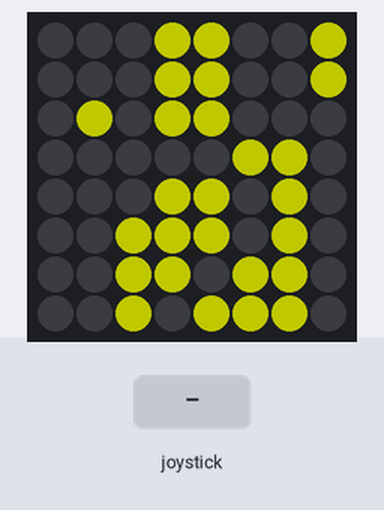
Bench run of a program on a simulated Raspberry Pi (BCM pin numbers) with a Sense HAT. Parts: the Sense HAT's 8×8 RGB LED matrix. The inputs (shaded band) are chosen by the test bench. Dim RGB values are drawn brighter than linear; random numbers come from a fixed seed. At 10.1 s the program stops and its outputs stay as they are.

Above: at 2.1 s.
At 9.4 s:
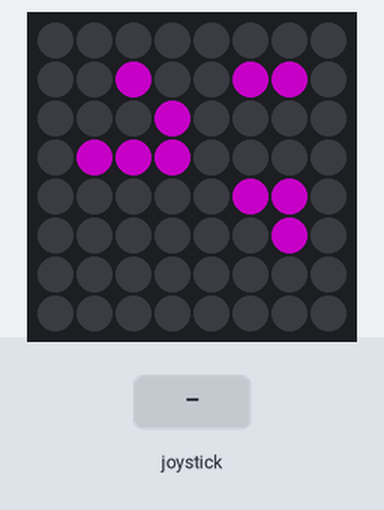
9.5 s: joystick pushed up
At 11.0 s:
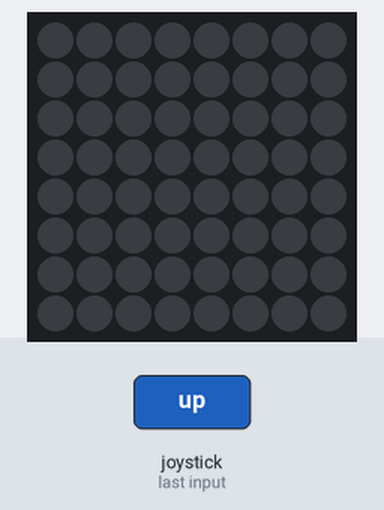
Timing chart, 0 to 11.6 s (numbered marks = the images above; inputs shaded):
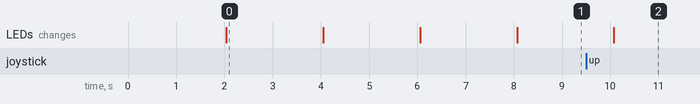

Measured:
- what the display in image 0 shows lasts 2.1 s, from 2.0 s to 4.1 s

The program:

life.py
```python
from sense_hat import SenseHat
import signal
import sys
import time
import random


sense = SenseHat()

BRIGHTNESS = 100
RED = (BRIGHTNESS, 0, 0)
YELLOW = (BRIGHTNESS, BRIGHTNESS, 0)
GREEN = (0, BRIGHTNESS, 0)
BLUE = (0, 0, BRIGHTNESS)
PURPLE = (BRIGHTNESS, 0, BRIGHTNESS)
COLOURS = (RED, YELLOW, GREEN, BLUE, PURPLE)
BLACK = (0, 0, 0)

BOARD_WIDTH = 8
BOARD_HEIGHT = 8
BOARD_SIZE = BOARD_WIDTH * BOARD_HEIGHT


def signal_handler(my_signal, temp):
   sense.clear()
   sys.exit(0)


# Place the initial life forms on the board
def init_life_board(the_board):
    the_board.clear()
    for index in range(BOARD_SIZE):
         number = random.randrange(0,4)
         if number == 3:
            the_board.append(True)
         else:
            the_board.append(False)


# Set the LED lights to match the matrix of
# life forms.
def draw_board(the_board, my_colour):
   board_index = 0
   use_colour = BLACK

   for row in range(BOARD_HEIGHT):
       for column in range(BOARD_WIDTH):
           if the_board[board_index]:
              use_colour = my_colour
           else:
              use_colour = BLACK
           sense.set_pixel(column, row, use_colour)
           board_index += 1


# Apply the rules for the game of Life
# using the values (True/False) in old_board
# and constructing a new board to return.
# Rules:
# 1. If a cell is On and has fewer than 2 neighbours, it turns Off.
# 2. If a cell is On and has two or three neighbours, it stays On.
# 3. If a cell is On and has more than three neighbours, it turns Off.
# 4. If a cell is Off and has three enighbours, it turns On.
def apply_life_processes(old_board):
   new_board = []

   board_index = 0
   for row in range(BOARD_HEIGHT):
     for column in range(BOARD_WIDTH):
        cell = old_board[board_index]

        # count all neighbouring cells
        neighbour_count = 0
        # upper-left
        if (row >= 1) and (column >= 1):
           target = board_index - BOARD_WIDTH - 1
           if old_board[target]:
              neighbour_count += 1

        # directly above
        if row >= 1:
           target = board_index - BOARD_WIDTH
           if old_board[target]:
              neighbour_count += 1

        # upper-right
        if (row >= 1) and (column < BOARD_WIDTH - 1):
           target = board_index - BOARD_WIDTH + 1
           if old_board[target]:
              neighbour_count += 1

        # directly left
        if column > 0:
           target = board_index - 1
           if old_board[target]:
              neighbour_count += 1

        # directly right
        if column < BOARD_WIDTH - 1:
           target = board_index + 1
           if old_board[target]:
              neighbour_count += 1

        # lower-left
        if (column > 0) and (row < BOARD_HEIGHT - 1):
           target = board_index + BOARD_WIDTH - 1
           if old_board[target]:
              neighbour_count += 1

        # directly below
        if row < BOARD_HEIGHT - 1:
           target = board_index + BOARD_WIDTH
           if old_board[target]:
              neighbour_count += 1

        # lower-right
        if (row < BOARD_HEIGHT - 1) and (column < BOARD_WIDTH - 1):
           target = board_index + BOARD_WIDTH + 1
           if old_board[target]:
              neighbour_count += 1

        # Apply Life rules
        if cell and neighbour_count < 2:
           cell = False
        elif cell and neighbour_count == 2:
           cell = True
        elif cell and neighbour_count == 3:
           cell = True
        elif cell and neighbour_count > 3:
           cell = False
        elif cell == False and neighbour_count == 3:
           cell = True

        new_board.append(cell)
        board_index += 1

   return new_board


def main():
   finished = False
   my_board = []
   colour_index = 0
   max_colour = len(COLOURS)
   life_colour = COLOURS[colour_index]
   cycle_count = 0
   sense.clear()

   signal.signal(signal.SIGINT, signal_handler)

   # init board with starting characters
   init_life_board(my_board)

   while not finished:
      # display board
      draw_board(my_board, life_colour)

      # calculate new life positions
      new_board = apply_life_processes(my_board)
      cycle_count += 1

      # See if the board is stuck in a fixed pattern
      # Also reset after five minutes (150 cycles)
      if (new_board == my_board) or (cycle_count > 150):
         init_life_board(my_board)
         cycle_count = 0
      else:
         my_board = new_board

      # cycle colours
      colour_index += 1
      if colour_index >= max_colour:
         colour_index = 0
      life_colour = COLOURS[colour_index]

      # wait
      time.sleep(2)

      # check for input
      events = sense.stick.get_events()
      if len(events) > 0:
         finished = True

   sense.clear()


if __name__ == "__main__":
   main()
```
